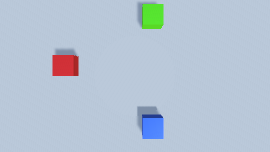
#> input picture Assets/card_screenshot.png, 270 x 152 px, found by its file name
$ python main.py
#> lines starting #> are read from the running program, lines starting #| are printed output that depends on the picture; after the words box and inside, x2 and y2 are one past the last pixel; in counts of white or black regions, pixels touching at a corner belong together
import cv2
import numpy as np
import socket
import time

# 1. Load the captured image
image_path = r"C:\Unity\card_screenshot.png"
image = cv2.imread(image_path)
#> image is the input picture: shape (152, 270, 3); mean B, G, R 212.2, 196.5, 182.1

if image is None:
    print(f"Error: Could not look up or open image at {image_path}")
    exit()

# Convert BGR image to HSV
hsv_image = cv2.cvtColor(image, cv2.COLOR_BGR2HSV)
#> hsv_image: shape (152, 270, 3); mean H, S, V 106.1, 43.4, 216.5

# 2. Define color ranges
lower_green = np.array([35, 100, 100])
upper_green = np.array([85, 255, 255])

lower_blue = np.array([100, 100, 100])
upper_blue = np.array([130, 255, 255])

# Red wraps around 0 and 180 in HSV, so we use two distinct ranges
lower_red1 = np.array([0, 100, 100])
upper_red1 = np.array([10, 255, 255])
lower_red2 = np.array([170, 100, 100])
upper_red2 = np.array([180, 255, 255])

# 3. Create and combine masks
mask_green = cv2.inRange(hsv_image, lower_green, upper_green)
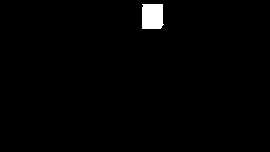
#> mask_green: shape (152, 270); 1.3% white; 1 white region, box (x1, y1, x2, y2) and area: (142, 4, 164, 29) 520
mask_blue = cv2.inRange(hsv_image, lower_blue, upper_blue)
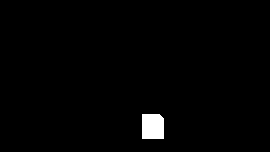
#> mask_blue: shape (152, 270); 1.3% white; 1 white region, box (x1, y1, x2, y2) and area: (142, 114, 164, 139) 540

mask_red1 = cv2.inRange(hsv_image, lower_red1, upper_red1)
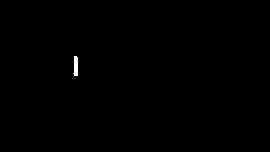
#> mask_red1: shape (152, 270); 0.19% white; 1 white region, box (x1, y1, x2, y2) and area: (73, 56, 78, 76) 80
mask_red2 = cv2.inRange(hsv_image, lower_red2, upper_red2)
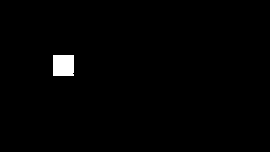
#> mask_red2: shape (152, 270); 1.1% white; 1 white region, box (x1, y1, x2, y2) and area: (53, 55, 74, 76) 440
mask_red = mask_red1 + mask_red2  # Combines both ends of the red spectrum
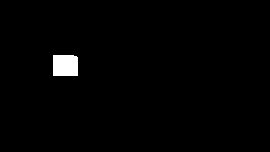
#> mask_red: shape (152, 270); 1.3% white; 1 white region, box (x1, y1, x2, y2) and area: (53, 55, 78, 76) 520

# Combine all masks together to find all contours at once
combined_mask = mask_red + mask_green + mask_blue
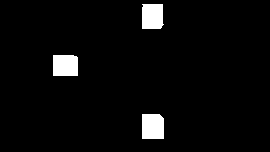
#> combined_mask: shape (152, 270); 3.8% white; 3 white regions

# 4. Find contours in the combined mask
contours, _ = cv2.findContours(combined_mask, cv2.RETR_EXTERNAL, cv2.CHAIN_APPROX_SIMPLE)
#> contours = 3 contours; box (x1, y1, x2, y2) and area: (142, 114, 164, 139) 496, (53, 55, 78, 76) 476, (142, 4, 164, 29) 476

# Initialize counters and sequence array
red_count = 0
green_count = 0
blue_count = 0
colors = []

# 5. Process contours and identify colors
for contour in contours:
    x, y, w, h = cv2.boundingRect(contour)
    area = cv2.contourArea(contour)

    if area > 100:  # Adjust threshold based on item size
        # Check coordinates against individual masks to classify color
        if np.any(mask_red[contour[0][0][1], contour[0][0][0]]):
            cv2.rectangle(image, (x, y), (x + w, y + h), (0, 0, 255), 2)  # Draw Red
            red_count += 1
            colors.append('red')
        elif np.any(mask_green[contour[0][0][1], contour[0][0][0]]):
            cv2.rectangle(image, (x, y), (x + w, y + h), (0, 255, 0), 2)  # Draw Green
            green_count += 1
            colors.append('green')
        elif np.any(mask_blue[contour[0][0][1], contour[0][0][0]]):
            cv2.rectangle(image, (x, y), (x + w, y + h), (255, 0, 0), 2)  # Draw Blue
            blue_count += 1
            colors.append('blue')
#> this loop made 3 passes
#> (x, y, w, h, area, blue_count) on pass 1: (142, 114, 22, 25, 496, 1)
#> (x, y, w, h, area, red_count) on pass 2: (53, 55, 25, 21, 476, 1)
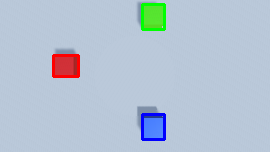
#> image: shape (152, 270, 3); 2.02% of pixels changed, all inside (x1, y1, x2, y2) = (52, 3, 166, 141)
#> after the loop, blue_count = 1; colors = ['blue', 'red', 'green']; green_count = 1; red_count = 1

# Save the diagnostic image
cv2.imwrite("detected_cards_colored.png", image)

print("--- Image Processing Results ---")
print(f"Red items found:   {red_count}")
#| Red items found:   1
print(f"Green items found: {green_count}")
#| Green items found: 1
print(f"Blue items found:  {blue_count}")
#| Blue items found:  1
print(f"Execution order:   {colors}\n")
#| Execution order:   ['blue', 'red', 'green']


# 6. Network Drone Controller Function
def move_drone(color_command):
    """
    Sends a color command to Unity and blocks execution until Unity
    reports back that the drone has finished its sequence and returned to 'idle'.
    """
    host = 'localhost'
    port = 65431

    try:
        with socket.socket(socket.AF_INET, socket.SOCK_STREAM) as s:
            s.connect((host, port))

            # Send command
            s.sendall(color_command.encode())
            print(f"[*] Sent '{color_command}' command to Unity. Awaiting drone execution...")

            # Listening loop waiting for Unity status updates
            while True:
                data = s.recv(1024)
                if not data:
                    print("[!] Connection closed unexpectedly by Unity.")
                    break

                response = data.decode().strip().lower()

                if 'idle' in response:
                    print(f"[+] Unity reported: Drone is IDLE. Task completed successfully.")
                    break
                elif 'busy' in response:
                    print(f"[!] Unity reported: Drone is BUSY. Command rejected.")
                    break
                else:
                    print(f"[-] Received unexpected response from Unity: {response}")

    except ConnectionRefusedError:
        print("[!] Error: Could not connect to Unity. Ensure your Unity game is running and listening.")
    except Exception as e:
        print(f"[!] Network Error: {e}")


# 7. Main Loop
if __name__ == "__main__":
    if not colors:
        print("No items detected to process.")
    else:
        print("Starting drone delivery routine...")
        for color in colors:
            move_drone(color)
#> this loop made 3 passes
#| [!] Network Error: [Errno 1] Operation not permitted
#| [!] Network Error: [Errno 1] Operation not permitted
#| [!] Network Error: [Errno 1] Operation not permitted
            # The script naturally pauses on move_drone until Unity confirms it finished.
            # No hardcoded sleep required here anymore!
        print("All detected items processed.")
